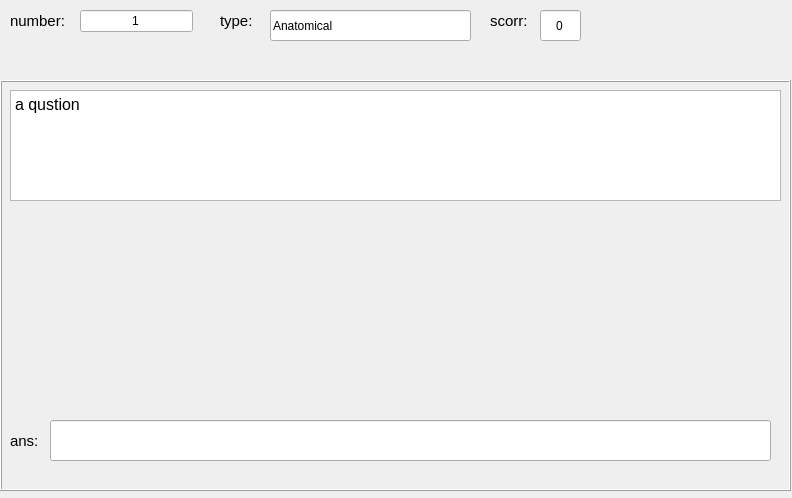
<?xml version="1.0" encoding="UTF-8"?>
<ui version="4.0">
 <class>Dialog</class>
 <widget class="QDialog" name="Dialog">
  <property name="geometry">
   <rect>
    <x>0</x>
    <y>0</y>
    <width>792</width>
    <height>498</height>
   </rect>
  </property>
  <property name="windowTitle">
   <string>NamedProject-run</string>
  </property>
  <property name="windowIcon">
   <iconset>
    <normaloff>icon.ico</normaloff>icon.ico</iconset>
  </property>
  <widget class="QLabel" name="label">
   <property name="geometry">
    <rect>
     <x>220</x>
     <y>10</y>
     <width>41</width>
     <height>21</height>
    </rect>
   </property>
   <property name="font">
    <font>
     <pointsize>11</pointsize>
    </font>
   </property>
   <property name="text">
    <string>type:</string>
   </property>
  </widget>
  <widget class="QLineEdit" name="lineEdit">
   <property name="geometry">
    <rect>
     <x>270</x>
     <y>10</y>
     <width>201</width>
     <height>31</height>
    </rect>
   </property>
   <property name="inputMask">
    <string/>
   </property>
   <property name="text">
    <string>Anatomical</string>
   </property>
   <property name="readOnly">
    <bool>true</bool>
   </property>
  </widget>
  <widget class="QLabel" name="label_2">
   <property name="geometry">
    <rect>
     <x>490</x>
     <y>10</y>
     <width>51</width>
     <height>21</height>
    </rect>
   </property>
   <property name="font">
    <font>
     <pointsize>11</pointsize>
    </font>
   </property>
   <property name="text">
    <string>scorr:</string>
   </property>
  </widget>
  <widget class="QLineEdit" name="lineEdit_2">
   <property name="geometry">
    <rect>
     <x>540</x>
     <y>10</y>
     <width>41</width>
     <height>31</height>
    </rect>
   </property>
   <property name="font">
    <font>
     <pointsize>9</pointsize>
     <weight>50</weight>
     <italic>false</italic>
     <bold>false</bold>
     <underline>false</underline>
    </font>
   </property>
   <property name="text">
    <string>0</string>
   </property>
   <property name="alignment">
    <set>Qt::AlignCenter</set>
   </property>
   <property name="readOnly">
    <bool>true</bool>
   </property>
  </widget>
  <widget class="QLabel" name="label_3">
   <property name="geometry">
    <rect>
     <x>10</x>
     <y>10</y>
     <width>71</width>
     <height>21</height>
    </rect>
   </property>
   <property name="font">
    <font>
     <pointsize>11</pointsize>
    </font>
   </property>
   <property name="text">
    <string>number:</string>
   </property>
  </widget>
  <widget class="QLineEdit" name="lineEdit_3">
   <property name="geometry">
    <rect>
     <x>80</x>
     <y>10</y>
     <width>113</width>
     <height>22</height>
    </rect>
   </property>
   <property name="text">
    <string>1</string>
   </property>
   <property name="alignment">
    <set>Qt::AlignCenter</set>
   </property>
   <property name="readOnly">
    <bool>true</bool>
   </property>
  </widget>
  <widget class="QFrame" name="frame">
   <property name="geometry">
    <rect>
     <x>0</x>
     <y>80</y>
     <width>791</width>
     <height>411</height>
    </rect>
   </property>
   <property name="frameShape">
    <enum>QFrame::Box</enum>
   </property>
   <property name="frameShadow">
    <enum>QFrame::Raised</enum>
   </property>
   <widget class="QLineEdit" name="lineEdit_4">
    <property name="geometry">
     <rect>
      <x>50</x>
      <y>340</y>
      <width>721</width>
      <height>41</height>
     </rect>
    </property>
   </widget>
   <widget class="QLabel" name="label_4">
    <property name="geometry">
     <rect>
      <x>10</x>
      <y>350</y>
      <width>41</width>
      <height>21</height>
     </rect>
    </property>
    <property name="font">
     <font>
      <pointsize>11</pointsize>
     </font>
    </property>
    <property name="text">
     <string>ans:</string>
    </property>
   </widget>
   <widget class="QTextEdit" name="textEdit">
    <property name="geometry">
     <rect>
      <x>10</x>
      <y>10</y>
      <width>771</width>
      <height>111</height>
     </rect>
    </property>
    <property name="font">
     <font>
      <pointsize>11</pointsize>
      <weight>50</weight>
      <bold>false</bold>
     </font>
    </property>
    <property name="html">
     <string>&lt;!DOCTYPE HTML PUBLIC &quot;-//W3C//DTD HTML 4.0//EN&quot; &quot;http://www.w3.org/TR/REC-html40/strict.dtd&quot;&gt;
&lt;html&gt;&lt;head&gt;&lt;meta name=&quot;qrichtext&quot; content=&quot;1&quot; /&gt;&lt;style type=&quot;text/css&quot;&gt;
p, li { white-space: pre-wrap; }
&lt;/style&gt;&lt;/head&gt;&lt;body style=&quot; font-family:'MS Shell Dlg 2'; font-size:11pt; font-weight:400; font-style:normal;&quot;&gt;
&lt;p style=&quot; margin-top:0px; margin-bottom:0px; margin-left:0px; margin-right:0px; -qt-block-indent:0; text-indent:0px;&quot;&gt;&lt;span style=&quot; font-size:12pt;&quot;&gt;a qustion&lt;/span&gt;&lt;/p&gt;
&lt;p style=&quot;-qt-paragraph-type:empty; margin-top:0px; margin-bottom:0px; margin-left:0px; margin-right:0px; -qt-block-indent:0; text-indent:0px; font-size:12pt;&quot;&gt;&lt;br /&gt;&lt;/p&gt;&lt;/body&gt;&lt;/html&gt;</string>
    </property>
   </widget>
   <widget class="QLabel" name="link">
    <property name="geometry">
     <rect>
      <x>30</x>
      <y>140</y>
      <width>221</width>
      <height>181</height>
     </rect>
    </property>
    <property name="text">
     <string/>
    </property>
   </widget>
  </widget>
 </widget>
 <resources/>
 <connections/>
</ui>
